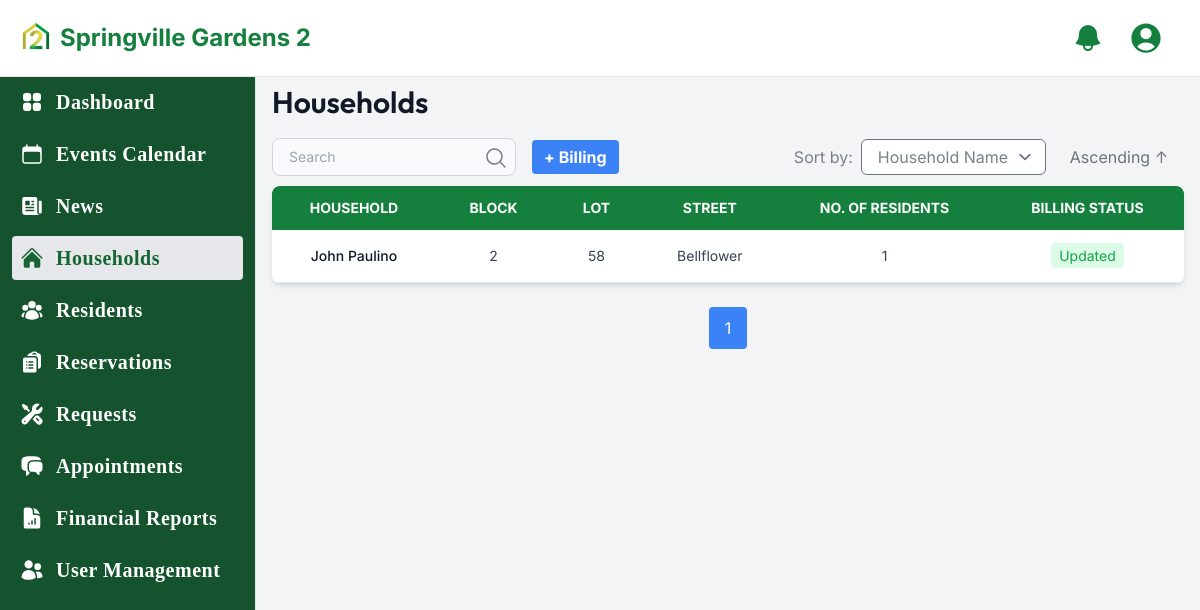
The app's page /officer/admin/household-list/ (signed in), older data.
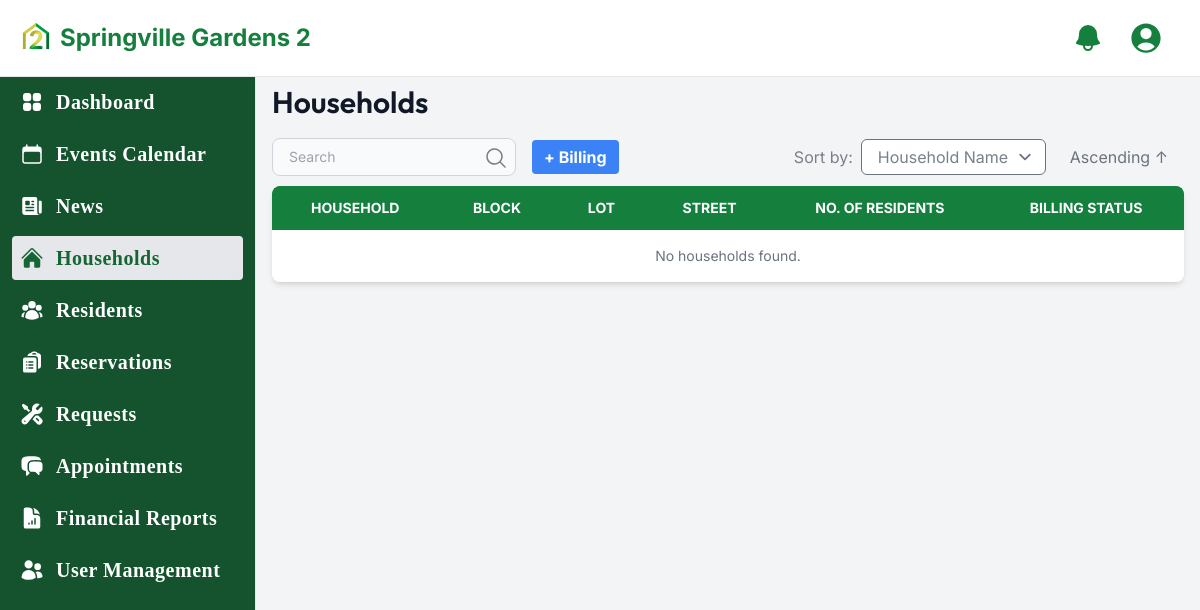
The same page, newer data.
### SVG2/models.py (models this page shows, shortened)
class Household(models.Model):
    BLOCK_CHOICES = (
    ('2','2'),
    ('3','3'),
    ('4','4'),
    ('5','5'),
    ('6','6'),
    ('7','7'),
    ('8','8'),
    ('10','10'),
    )
    STREET_CHOICES = (
        ('Bellflower', 'Bellflower'),
        ('Carnation', 'Carnation'),
        ('Dahlia', 'Dahlia'),
        ('Daisy', 'Daisy'),
        ('Gardenia', 'Gardenia'),
        ('Hyacinth', 'Hyacinth'),
        ('Petunia', 'Petunia'),
        ('Poinsettia', 'Poinsettia'),
        ('Primrose', 'Primrose'),
    )
    HOME_TENURE_CHOICES = (
        ('Owner', 'Owner'),
        ('Renter', 'Renter'),
        ('Caretaker', 'Caretaker'),
    )
    LAND_TENURE_CHOICES = (
        ('Owner', 'Owner'),
        ('Occupant', 'Occupant'),
        ('Settler', 'Settler'),
    )
    CONSTRUCTION_CHOICES = (
        ('Concrete', 'Concrete'),
        ('Half Concrete', 'Half Concrete'),
        ('Nipa', 'Nipa'),
        ('Wood', 'Wood'),
    )
    KITCHEN_CHOICES = (
        ('Shared', 'Shared'),
        ('Separate', 'Separate'),
    )
    WATER_FACILITY_CHOICES = (
        ('Pump', 'Pump'),
        ('Deepwell', 'Deepwell'),
        ('Primewater', 'Primewater'),
    )
    TOILET_FACILITY_CHOICES = (
        ('None', 'None'),
        ('Open Pit Owned', 'Open Pit Owned'),
        ('Open Pit Shared', 'Open Pit Shared'),
        ('Close Pit Owned', 'Close Pit Owned'),
        ('Close Pit Shared', 'Close Pit Shared'),
        ('Water Sealed Owned', 'Water Sealed Owned'),
        ('Water Sealed Shared', 'Water Sealed Shared'),
    )
    owner_name = models.OneToOneField(User, on_delete=models.CASCADE, related_name='household')
    block = models.CharField(max_length=50, choices=BLOCK_CHOICES)
    lot = models.CharField(max_length=50)
    street = models.CharField(max_length=10, choices=STREET_CHOICES)
    home_tenure = models.CharField(max_length=10, choices=HOME_TENURE_CHOICES)
    land_tenure = models.CharField(max_length=10, choices=LAND_TENURE_CHOICES)
    construction = models.CharField(max_length=13, choices=CONSTRUCTION_CHOICES)
    vehicles_owned = models.TextField(blank=True, null=True)
    kitchen = models.CharField(max_length=10, choices=KITCHEN_CHOICES)
    water_facility = models.CharField(max_length=10, choices=WATER_FACILITY_CHOICES)
    toilet_facility = models.CharField(max_length=19, choices=TOILET_FACILITY_CHOICES)
    details_changed_by_officer = models.BooleanField(default=False)

class User(AbstractUser):
    fname = models.CharField(max_length=30)
    lname = models.CharField(max_length=30)
    is_member = models.BooleanField(default=False)
    is_officer = models.BooleanField(default=False)
    profile_picture = models.ImageField(upload_to='C:/HOA_MIS/media/profile_pics/', blank=True, null=True)  # Optional field for profile picture
    phone_number = models.CharField(max_length=15, blank=True, null=True)  # Optional field for phone number
    birthdate = models.DateField(null=True, blank=True)  # Optional field for birthdate
    email = models.EmailField(unique=True)
    class Meta:
        app_label = 'SVG2'

### SVG2/views.py (the view, shortened to what this page needs)
# urls.py: path('officer/<username>/household-list/', HouseholdListView.as_view(), name='household_list'),
class HouseholdListView(RoleRequiredMixin, ListView):
    allowed_roles = ['is_officer']
    model = Household
    template_name = 'officer/household/household_list.html'
    context_object_name = 'households'
    def dispatch(self, request, *args, **kwargs):
        if self.request.user.username != self.kwargs.get('username'):
            messages.error(self.request, "You are not authorized to access this page.", extra_tags="unauthorized")
            return redirect('login')
        return super().dispatch(request, *args, **kwargs)
    def get_queryset(self):
        queryset = Household.objects.prefetch_related('billings').annotate(
            number_of_residents=Count('residents')
        )
        search_query = self.request.GET.get('search', '')
        sort_by = self.request.GET.get('sort', 'owner_name__fname')
        direction = self.request.GET.get('direction', 'asc')
        if sort_by != 'overall_billing_status':
            order_by = sort_by if direction == 'asc' else f'-{sort_by}'
            queryset = queryset.order_by(order_by)
        return queryset
    def get_context_data(self, **kwargs):
        context = super().get_context_data(**kwargs)
        households_queryset = self.get_queryset()
        paginator = Paginator(households_queryset, 6)  # Show 6 households per page
        page_number = self.request.GET.get('page')
        page_obj = paginator.get_page(page_number)
        for household in page_obj:
            billing_statuses = household.billings.values_list('status', flat=True)
            if not billing_statuses:
                household.overall_billing_status = 'Empty'
            elif 'Overdue' in billing_statuses:
                household.overall_billing_status = 'Overdue'
            elif 'Unpaid' in billing_statuses:
                household.overall_billing_status = 'Unpaid'
            else:
                household.overall_billing_status = 'Updated'
        sort_by = self.request.GET.get('sort', 'owner_name__fname')
        direction = self.request.GET.get('direction', 'asc')
        if sort_by == 'overall_billing_status':
            page_obj.object_list = sorted(
                page_obj.object_list,
                key=lambda h: h.overall_billing_status,
                reverse=(direction == 'desc')
            )
        context['households'] = page_obj
        context['sort_by'] = sort_by
        context['direction'] = direction
        context['search_query'] = self.request.GET.get('search', '')
        return context

### SVG2/templates/officer/household/household_list.html (shortened to what this page needs)
{% extends 'officer/officer_base.html' %}
{% load static %}
{% block content %}
<div class="pt-16 lg:ml-64">
    <div class="p-4 rounded-lg">
        <div class="w-full flex flex-wrap items-center justify-between sm:inline-block mt-2">
            <div class="w-full sm:w-auto text-center sm:text-left">
                <h3 class="text-3xl font-semibold leading-7 text-gray-900 mr-5">
                    Households
                  </h3>
            </div>
        </div>
        <div class="w-full flex flex-wrap items-center justify-between sm:flex-start mt-4 mb-2 gap-4">
            <div class="w-full sm:w-auto sm:mt-0 flex flex-wrap items-center gap-4 justify-center sm:justify-start">
                <form method="GET" action="" class="w-full sm:w-auto">
            <div class="relative">
                <input type="text" name="search" value="{{ search_query }}"
                    class="block w-full px-4 py-2 text-sm text-gray-900 bg-gray-50 border border-gray-300 rounded-lg focus:ring-blue-500 focus:border-blue-500 dark:bg-gray-700 dark:border-gray-600 dark:placeholder-gray-400 dark:text-white"
                    placeholder="Search">
                <button type="submit" class="absolute right-0 top-0 mt-2 mr-2">
                    <svg xmlns="http://www.w3.org/2000/svg" viewBox="0 0 24 24" fill="currentColor"
                        class="size-6">
                        <path fill-rule="evenodd"
                            d="M10.5 3.75a6.75 6.75 0 1 0 0 13.5 6.75 6.75 0 0 0 0-13.5ZM2.25 10.5a8.25 8.25 0 1 1 14.59 5.28l4.69 4.69a.75.75 0 1 1-1.06 1.06l-4.69-4.69A8.25 8.25 0 0 1 2.25 10.5Z"
                            clip-rule="evenodd" />
                    </svg>
                </button>
            </div>
        </form>
        <button id="addBillingBtn" class="bg-blue-500 text-md text-white font-bold px-3 py-1 rounded hover:bg-blue-700">
            + Billing
        </button>
        </div>
        <form method="GET" action="" class="w-full sm:w-auto">
            <div class="flex items-center justify-between">
                <label for="sort" class="mr-2">Sort by:</label>
                <select name="sort" id="sort"
                    class="px-4 py-1 pr-9 rounded-md dark:bg-gray-700 dark:border-gray-600 dark:text-white"
                    onchange="this.form.submit()">
                    <option value="owner_name__fname" {% if sort_by == 'owner_name__fname' %}selected{% endif %}>Household Name</option>
                </select>
                <button type="submit" name="direction"
                    value="{% if direction == 'asc' %}desc{% else %}asc{% endif %}"
                    class="ml-2 px-4 py-2 text-gray-500 hover:text-gray-700">
                    {% if direction == 'asc' %}
                    Ascending ↑
                    {% else %}
                    Descending ↓
                    {% endif %}
                </button>
            </div>
        </form>
    </div>
        <div class="relative shadow-md sm:rounded-lg rounded-lg overflow-hidden">
            <div class="overflow-x-auto">
                <table class="w-full text-sm text-center text-gray-500 dark:text-gray-400">
                    <thead
                        class="text-md text-white uppercase bg-green-700 dark:bg-gray-700 dark:text-gray-400">
                        <tr>
                        <th scope="col" class="px-6 py-3 bg-green-700 dark:bg-gray-700 w-1/8 rounded-tl-lg">
                            Household
                        </th>
                        <th scope="col" class="px-6 py-3 bg-green-700 dark:bg-gray-700 w-1/8">
                            Block
                        </th>
                        <th scope="col" class="px-6 py-3 bg-green-700 dark:bg-gray-700 w-1/8">
                            Lot
                        </th>
                        <th scope="col" class="px-6 py-3 bg-green-700 dark:bg-gray-700 w-1/8">
                            Street
                        </th>
                        <th scope="col" class="px-6 py-3 bg-green-700 dark:bg-gray-700 w-1/8">
                            No. of Residents
                        </th>
                        <th scope="col" class="px-6 py-3 bg-green-700 dark:bg-gray-700 w-1/8 rounded-tr-lg">
                            Billing Status
                        </th>
                    </tr>
                </thead>
                <tbody class="bg-white dark:bg-gray-800">
                            {% for household in households %}
                                <tr class="border-b text-gray-700 border-gray-200 dark:border-gray-700 hover:bg-gray-50 dark:hover:bg-gray-600">
                                    <th scope="row" class="px-6 py-4 text-gray-900 font-semibold whitespace-nowrap dark:text-white">
                                        <a href="{% url 'view_household' user.username household.id %}" class="font-medium hover:text-blue-600">{{ household.owner_name.fname }} {{ household.owner_name.lname }}</a>
                                    </th>
                                    <td class="px-6 py-4">
                                        {{ household.block }}
                                    </td>
                                    <td class="px-6 py-4">
                                        {{ household.lot }}
                                    </td>
                                    <td class="px-6 py-4">
                                        {{ household.street }}
                                    </td>
                                    <td class="px-6 py-4">
                                        {{ household.number_of_residents }}
                                    </td>
                                    <td class="px-6 py-4" data-status="{% if household.overall_billing_status == 'Updated' %}1{% elif household.overall_billing_status == 'Unpaid' %}2{% elif household.overall_billing_status == 'Overdue' %}3{% elif household.overall_billing_status == 'Empty' %}4{% endif %}">
                                        <span class="{% if household.overall_billing_status == 'Updated' %}text-green-600 bg-green-100 dark:bg-green-200 dark:text-green-800{% elif household.overall_billing_status == 'Unpaid' %}text-yellow-600 bg-yellow-100 dark:bg-yellow-200 dark:text-yellow-800{% elif household.overall_billing_status == 'Overdue' %}text-red-600 bg-red-100 dark:bg-red-200 dark:text-red-800{% elif household.overall_billing_status == 'Empty' %}text-gray-600 bg-gray-200 dark:bg-gray-200 dark:text-gray-800{% endif %} px-2 py-1 rounded">
                                            {{ household.overall_billing_status }}
                                        </span>
                                    </td>
                                </tr>
                            {% empty %}
                            <tr>
                                <td colspan="6" class="px-6 py-4 text-gray-500 dark:text-gray-400">
                                    No households found.
                                </td>
                            </tr>
                        {% endfor %}
                    </tbody>
                </table>
            </div>
        </div>
        {% if households %}
        <div class="mt-6 flex justify-center space-x-4">
          <span class="px-4 py-2 bg-blue-500 text-white rounded">{{ households.number }}</span>
        </div>
      {% endif %}
    </div>
</div>
{% endblock %}

Row changes from the older to the newer data that the page shows:
removed Household: owner_name.fname "John", owner_name.lname "Paulino", block "2", lot "58", street "Bellflower", number_of_residents "1", overall_billing_status "Updated"
Text that changed along with them:
{{ households.number }}: "1" → (not shown)
text now shown: "No households found."
